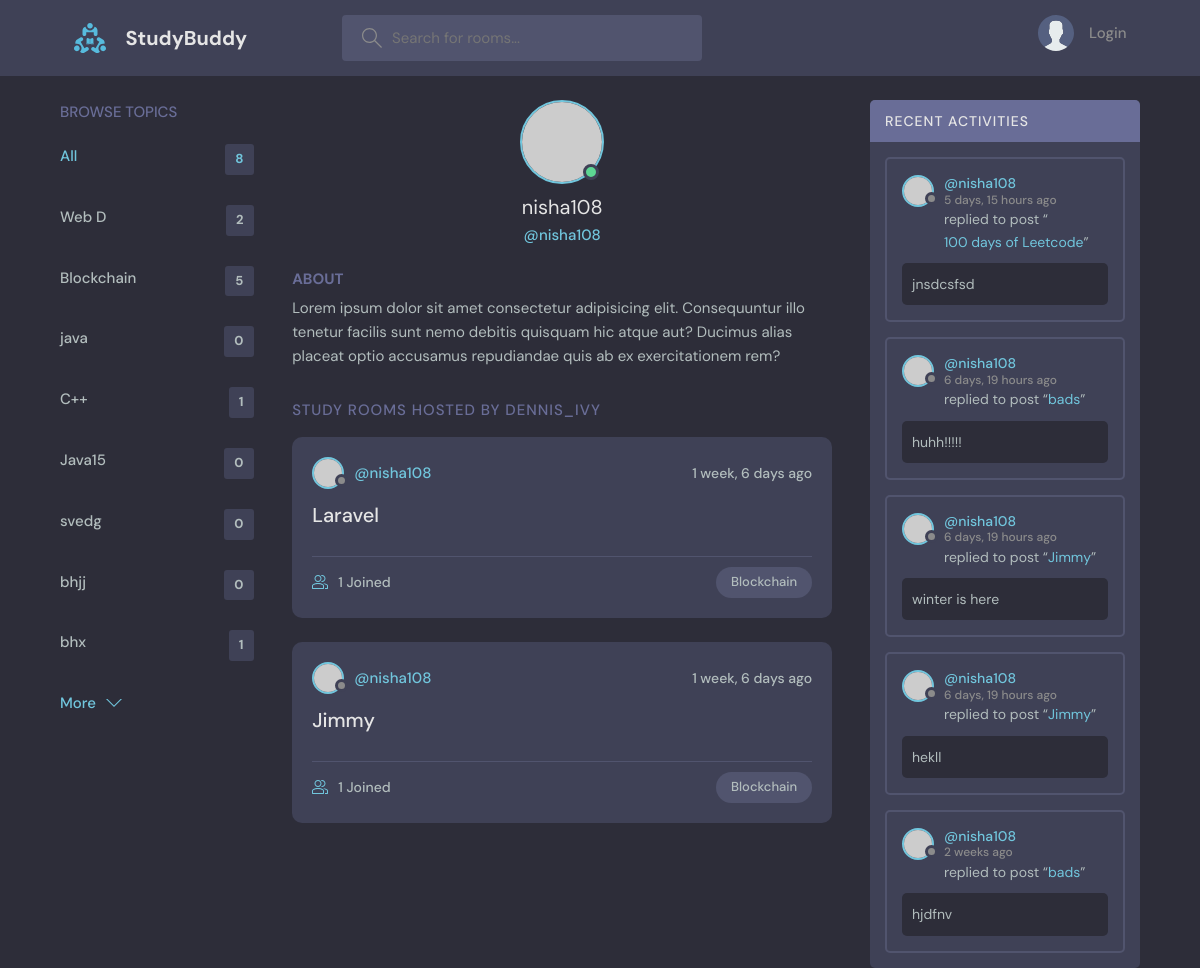
The app's page /profile/2/ with its own data.
### base/models.py (models this page shows, shortened)
class Topic(models.Model):
    name=models.CharField(max_length=200)

class Room(models.Model):
    host=models.ForeignKey(User, on_delete=models.SET_NULL, null=True)
    topic=models.ForeignKey(Topic, on_delete=models.SET_NULL, null=True)
    name=models.CharField(max_length=200)
    desccription=models.TextField(null=True, blank=True)
    participants=models.ManyToManyField(User, related_name='participants', blank=True)
    updated=models.DateTimeField(auto_now=True)
    created=models.DateTimeField(auto_now_add=True)
    class Meta:
        ordering=['-updated', '-created']
    def __str__(self):
        return self.name

class Message(models.Model):
    room=models.ForeignKey(Room, on_delete=models.CASCADE)
    user=models.ForeignKey(User, on_delete=models.CASCADE)
    body=models.TextField()
    updated=models.DateTimeField(auto_now=True)
    created=models.DateTimeField(auto_now_add=True)
    class Meta:
        ordering=['-updated', '-created']

### base/views.py (the view)
# urls.py: path('profile/<str:pk>/', views.userProfile, name="user-profile"),
def userProfile(request, pk):
    user=User.objects.get(id=pk)
    rooms=user.room_set.all()
    room_messages=user.message_set.all()
    topics=Topic.objects.all()
    context={"user":user, "rooms":rooms, "room_messages":room_messages, "topics":topics}
    return render(request, 'base/profile.html', context)

### base/Templates/base/profile.html (shortened to what this page needs)
{% extends 'Main.html' %}
{% block content %}
<main class="profile-page layout layout--3">
    <div class="container">
      {% include 'base/topic_components.html' %}
      <div class="roomList">
        <div class="profile">
          <div class="profile__avatar">
            <div class="avatar avatar--large active">
              <img src="https://randomuser.me/api/portraits/men/11.jpg" />
            </div>
          </div>
          <div class="profile__info">
            <h3>{{user.username}}</h3>
            <p>@{{user.username}}</p>
          </div>
          <div class="profile__about">
            <h3>About</h3>
            <p>
              Lorem ipsum dolor sit amet consectetur adipisicing elit. Consequuntur illo tenetur
              facilis sunt nemo debitis quisquam hic atque aut? Ducimus alias placeat optio
              accusamus repudiandae quis ab ex exercitationem rem?
            </p>
          </div>
        </div>
        <div class="roomList__header">
          <div>
            <h2>Study Rooms Hosted by dennis_ivy</a>
            </h2>
          </div>
        </div>
        {% include 'base/feed_component.html' %}
      </div>
        {% include 'base/activity_component.html' %}
    </div>
  </main>
  {% endblock content %}

### base/Templates/base/topic_components.html
<div class="topics">
    <div class="topics__header">
      <h2>Browse Topics</h2>
    </div>
    <ul class="topics__list">
      <li>
        <a href="{% url 'Home' %}" class="active">All <span>{{topics.count}}</span></a>
      </li>
      {% for topic in topics %}
      <li>
        <a href="{% url 'Home' %}?q={{topic.name}}">{{topic.name}} <span>{{topic.room_set.all.count}}</span> </a>
      </li>
      {% endfor %}
    </ul>
    <a class="btn btn--link" href="topics.html">
      More
      <svg version="1.1" xmlns="http://www.w3.org/2000/svg" width="32" height="32" viewBox="0 0 32 32">
        <title>chevron-down</title>
        <path d="M16 21l-13-13h-3l16 16 16-16h-3l-13 13z"></path>
      </svg>
    </a>
  </div>

### base/Templates/base/feed_component.html (shortened to what this page needs)
{% for room in rooms %}
<div class="roomListRoom">
    <div class="roomListRoom__header">
      <a href="{% url 'user-profile' room.host.id %}" class="roomListRoom__author">
        <div class="avatar avatar--small">
          <img src="https://randomuser.me/api/portraits/women/11.jpg" />
        </div>
        <span>@{{room.host.username}}</span>
      </a>
      <div class="roomListRoom__actions">
        <span>{{room.created|timesince}} ago</span>
      </div>
    </div>
    <div class="roomListRoom__content">
      <a href="{% url 'room' room.id %}">{{room.name}}</a>
    </div>
    <div class="roomListRoom__meta">
      <a href="{% url 'room' room.id %}" class="roomListRoom__joined">
        {{room.participants.all.count}} Joined
      </a>
      <p class="roomListRoom__topic">{{room.topic.name}}</p>
    </div>
  </div>
{% endfor %}

### base/Templates/base/activity_component.html (shortened to what this page needs)
<div class="activities">
    <div class="activities__header">
      <h2>Recent Activities</h2>
    </div>
    {% for message in room_messages %}
    <div class="activities__box">
      <div class="activities__boxHeader roomListRoom__header">
        <a href="{% url 'user-profile' message.user.id %}" class="roomListRoom__author">
          <div class="avatar avatar--small">
            <img src="https://randomuser.me/api/portraits/women/11.jpg" />
          </div>
          <p>
            @{{message.user}}
            <span>{{message.created | timesince}} ago</span>
          </p>
        </a>
      </div>
      <div class="activities__boxContent">
        <p>replied to post “<a href="{% url 'room' message.room.id %}">{{message.room}}</a>”</p>
        <div class="activities__boxRoomContent">
            {{message.body}}
        </div>
      </div>
    </div>
    {% endfor %}
  </div>

### records on screen
Topic: name "Web D", room_set.all.count "2"
Topic: name "Blockchain", room_set.all.count "5"
Topic: name "java", room_set.all.count "0"
Topic: name "C++", room_set.all.count "1"
Topic: name "Java15", room_set.all.count "0"
Topic: name "svedg", room_set.all.count "0"
Topic: name "bhjj", room_set.all.count "0"
Topic: name "bhx", room_set.all.count "1"
Room: host.username "nisha108", created "1 week, 6 days", name "Laravel", participants.all.count "1", topic.name "Blockchain"
Room: host.username "nisha108", created "1 week, 6 days", name "Jimmy", participants.all.count "1", topic.name "Blockchain"
Message: user "nisha108", created "5 days, 15 hours", room "100 days of Leetcode", body "jnsdcsfsd"
Message: user "nisha108", created "6 days, 19 hours", room "bads", body "huhh!!!!!"
Message: user "nisha108", created "6 days, 19 hours", room "Jimmy", body "winter is here"
Message: user "nisha108", created "6 days, 19 hours", room "Jimmy", body "hekll"
Message: user "nisha108", created "2 weeks", room "bads", body "hjdfnv"

### other values on screen
{{ topics.count }} "8"
{{ user.username }} "nisha108"
